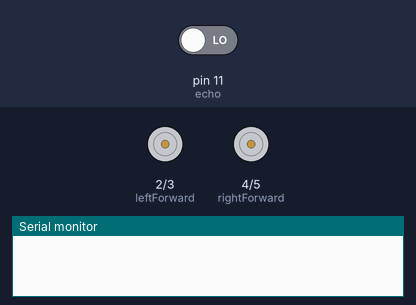
Recording of a sketch running on a simulated Arduino Uno, built with avr-gcc and run on an emulated ATmega328P. On the bench: motor-driver pin pairs drawn as motors (green arrow = first pin HIGH = forward, orange = second pin HIGH = backward, longer = more drive), the last lines printed to the serial monitor. Inputs (shaded band) come from the test bench; at power-on: pin 11 (echo) LOW.

Above: at 0.1 s.
At 1.1 s:
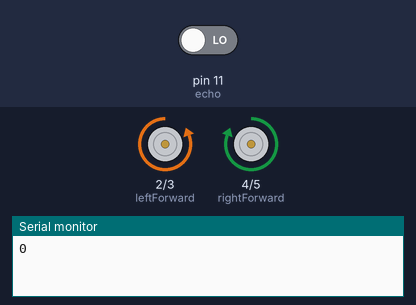
Timing chart, 0 to 2.6 s (numbered marks = the images above):
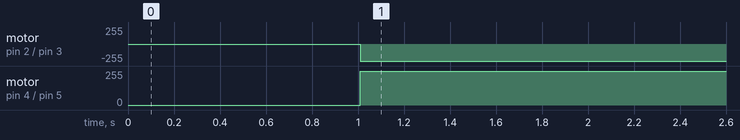

Measured:
- by itself, motor on pin 2 (leftForward) / pin 3 (leftBackward): stopped → backward 255/255 at 1.0 s
- by itself, motor on pin 4 (rightForward) / pin 5 (rightBackward): stopped → forward 255/255 at 1.0 s

The sketch:

obstacle_avoiding.ino
```cpp
const int trig = 12;
const int echo = 11;
const int leftForward = 2;
const int leftBackward = 3;
const int rightForward = 4;
const int rightBackward = 5;

int duration = 0;
int distance = 0;

void setup()
{
  pinMode(trig , OUTPUT);
  pinMode(echo , INPUT);
  pinMode(leftForward , OUTPUT);
  pinMode(leftBackward , OUTPUT);
  pinMode(rightForward , OUTPUT);
  pinMode(rightBackward , OUTPUT);

  Serial.begin(9600);

}

void loop()
{
  digitalWrite(trig , HIGH);
  delayMicroseconds(10000);
  digitalWrite(trig , LOW);


  duration = pulseIn(echo , HIGH);
  distance = (duration/2) / 28.5 ;
  Serial.println(distance);


  if ( distance < 20 )
  {
    digitalWrite(leftForward , LOW);
    digitalWrite(leftBackward , HIGH);
    digitalWrite(rightForward , HIGH);
    digitalWrite(rightBackward , LOW);
    delay(100);
  }
  else
  {
    digitalWrite(leftForward , HIGH);
    digitalWrite(leftBackward , LOW);
    digitalWrite(rightForward , HIGH);
    digitalWrite(rightBackward , LOW);
  }

}
```
